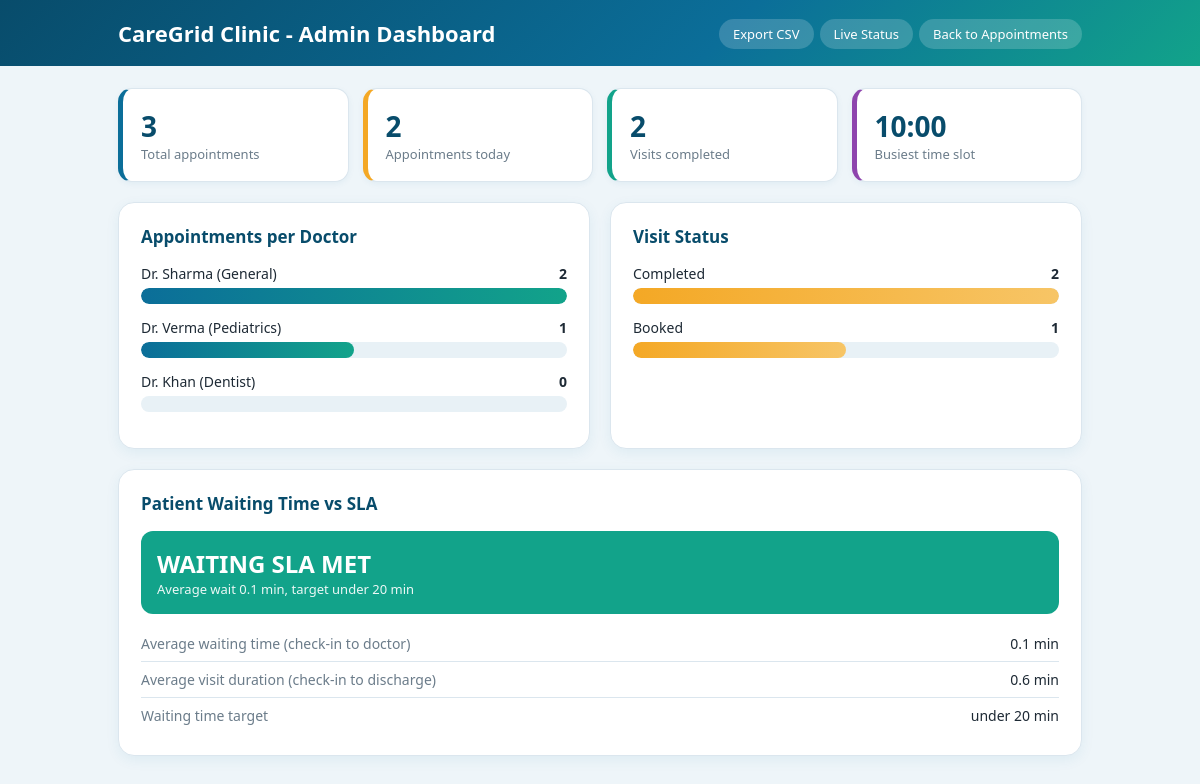
The page /admin on the database its author committed.
### tables this page shows
CREATE TABLE appointments (
                id INTEGER PRIMARY KEY AUTOINCREMENT,
                patient TEXT NOT NULL,
                phone TEXT NOT NULL,
                doctor TEXT NOT NULL,
                date TEXT NOT NULL,
                slot TEXT NOT NULL, status TEXT DEFAULT 'Booked', booked_at TEXT, checkin_at TEXT, consult_at TEXT, checkout_at TEXT, diagnosis TEXT, prescription TEXT, notes TEXT, followup TEXT,
                UNIQUE(doctor, date, slot)
            );

### app.py (the view)
@app.route("/admin")
def admin():
    with get_db() as conn:
        rows = conn.execute("SELECT * FROM appointments").fetchall()
    today = datetime.now(IST).strftime("%Y-%m-%d")
    by_doctor = Counter(r["doctor"] for r in rows)
    by_slot = Counter(r["slot"] for r in rows)
    by_status = Counter(r["status"] for r in rows)
    waits = [w for w in (minutes_between(r["checkin_at"], r["consult_at"]) for r in rows) if w is not None]
    visits = [v for v in (minutes_between(r["checkin_at"], r["checkout_at"]) for r in rows) if v is not None]
    stats = {
        "total": len(rows),
        "today": sum(1 for r in rows if r["date"] == today),
        "completed": by_status.get("Completed", 0),
        "avg_wait": round(sum(waits) / len(waits), 1) if waits else None,
        "avg_visit": round(sum(visits) / len(visits), 1) if visits else None,
        "busiest_slot": by_slot.most_common(1)[0][0] if by_slot else "-",
        "sla_wait_min": SLA_WAIT_MIN,
        "by_doctor": [(d, by_doctor.get(d, 0)) for d in DOCTORS],
        "by_status": list(by_status.items()),
    }
    return render_template("admin.html", s=stats)

### app.py (called while the page is built)
def minutes_between(a, b):
    if not a or not b:
        return None
    try:
        return round((datetime.strptime(b, FMT) - datetime.strptime(a, FMT)).total_seconds() / 60, 1)
    except ValueError:
        return None

def get_db():
    conn = sqlite3.connect(DB_PATH)
    conn.row_factory = sqlite3.Row
    return conn

@app.before_request
def _start_timer():
    g.t0 = time.time()

@app.after_request
def _record(resp):
    if request.endpoint not in ("api_metrics", "static"):
        METRICS["requests"] += 1
        METRICS["total_ms"] += (time.time() - g.t0) * 1000
        if resp.status_code >= 500:
            METRICS["errors"] += 1
    return resp

### templates/admin.html (shortened to what this page needs)
<!DOCTYPE html>
<html lang="en">
<head>
</head>
<body>
  <div class="top"><div class="wrap">
    <h1>CareGrid Clinic - Admin Dashboard</h1>
    <div><a href="/export.csv">Export CSV</a><a href="/status">Live Status</a><a href="/">Back to Appointments</a></div>
  </div></div>
  <div class="wrap">
    <div class="cards">
      <div class="card"><div class="num">{{ s.total }}</div><div class="lbl">Total appointments</div></div>
      <div class="card"><div class="num">{{ s.today }}</div><div class="lbl">Appointments today</div></div>
      <div class="card"><div class="num">{{ s.completed }}</div><div class="lbl">Visits completed</div></div>
      <div class="card"><div class="num">{{ s.busiest_slot }}</div><div class="lbl">Busiest time slot</div></div>
    </div>
    <div class="two">
      <div class="box">
        <h3>Appointments per Doctor</h3>
        {% set mx = (s.by_doctor|map(attribute=1)|max) or 1 %}
        {% for name, n in s.by_doctor %}
        <div class="bar-row">
          <div class="bar-top"><span>{{ name }}</span><b>{{ n }}</b></div>
          <div class="track"><div class="fill" data-w="{{ (n / mx * 100)|round|int }}"></div></div>
        </div>
        {% endfor %}
      </div>
      <div class="box">
        <h3>Visit Status</h3>
        {% if s.by_status %}
        {% set mx2 = (s.by_status|map(attribute=1)|max) or 1 %}
        {% for name, n in s.by_status %}
        <div class="bar-row">
          <div class="bar-top"><span>{{ name }}</span><b>{{ n }}</b></div>
          <div class="track"><div class="fill amber" data-w="{{ (n / mx2 * 100)|round|int }}"></div></div>
        </div>
        {% endfor %}
        {% else %}<div class="note">No appointments yet.</div>{% endif %}
      </div>
    </div>
    <div class="box">
      <h3>Patient Waiting Time vs SLA</h3>
      {% if s.avg_wait is none %}
        <div class="sla none"><div class="big">NO DATA YET</div><div class="sub">Complete at least one check-in and consultation to see waiting time.</div></div>
      {% elif s.avg_wait <= s.sla_wait_min %}
        <div class="sla"><div class="big">WAITING SLA MET</div><div class="sub">Average wait {{ s.avg_wait }} min, target under {{ s.sla_wait_min }} min</div></div>
      {% else %}
        <div class="sla bad"><div class="big">WAITING SLA BREACHED</div><div class="sub">Average wait {{ s.avg_wait }} min, target under {{ s.sla_wait_min }} min</div></div>
      {% endif %}
      <div class="row"><span>Average waiting time (check-in to doctor)</span><span>{{ s.avg_wait if s.avg_wait is not none else '-' }} min</span></div>
      <div class="row"><span>Average visit duration (check-in to discharge)</span><span>{{ s.avg_visit if s.avg_visit is not none else '-' }} min</span></div>
      <div class="row"><span>Waiting time target</span><span>under {{ s.sla_wait_min }} min</span></div>
    </div>
  </div>
</body>
</html>

### templates/admin.html (style rules this page uses)
:root { --primary:#0b6e99; --dark:#084c6b; --accent:#12a38a; --bg:#eef5f9; --muted:#6b7c8a; --border:#dbe6ee; }
* { box-sizing:border-box; }
body { margin:0; font-family:"Segoe UI",Tahoma,Arial,sans-serif; background:var(--bg); color:#1e2a35; }
.top { background:linear-gradient(135deg,var(--dark),var(--primary) 60%,var(--accent)); color:#fff; padding:18px 0; }
.wrap { max-width:1000px; margin:0 auto; padding:0 18px; }
.top .wrap { display:flex; justify-content:space-between; align-items:center; flex-wrap:wrap; gap:10px; }
.top h1 { margin:0; font-size:22px; }
.top a { color:#fff; font-size:13px; background:rgba(255,255,255,.18); padding:6px 14px; border-radius:20px; text-decoration:none; margin-left:6px; }
.cards { display:grid; grid-template-columns:repeat(4,1fr); gap:14px; margin:22px 0 20px; }
.card { background:#fff; border-radius:14px; padding:18px; border:1px solid var(--border); border-left:5px solid var(--primary); box-shadow:0 2px 6px rgba(11,110,153,.06); }
.card:nth-child(2) { border-left-color:#f4a825; }
.card:nth-child(3) { border-left-color:var(--accent); }
.card:nth-child(4) { border-left-color:#8e44ad; }
.num { font-size:28px; font-weight:700; color:var(--dark); }
.lbl { font-size:13px; color:var(--muted); }
.two { display:grid; grid-template-columns:repeat(2,1fr); gap:20px; }
.box { background:#fff; border-radius:16px; padding:22px; border:1px solid var(--border); margin-bottom:20px; box-shadow:0 4px 14px rgba(11,110,153,.07); }
.box h3 { margin:0 0 16px; color:var(--dark); font-size:17px; }
.bar-row { margin-bottom:14px; }
.bar-top { display:flex; justify-content:space-between; font-size:14px; margin-bottom:5px; }
.track { background:#e8f1f6; border-radius:8px; height:16px; overflow:hidden; }
.fill { height:100%; border-radius:8px; background:linear-gradient(90deg,var(--primary),var(--accent)); }
.fill.amber { background:linear-gradient(90deg,#f4a825,#f7c566); }
.sla { padding:16px; border-radius:12px; color:#fff; background:#12a38a; margin-bottom:12px; }
.sla .big { font-size:24px; font-weight:800; }
.sla .sub { font-size:13px; opacity:.92; }
.row { display:flex; justify-content:space-between; padding:8px 0; border-bottom:1px solid var(--border); font-size:14px; }
.row:last-child { border:none; }
.row span:first-child { color:var(--muted); }

### rows shown on the page
appointments: busiest_slot "10:00", doctor "Dr. Sharma (General)", id "2", status "Completed"
appointments: status "Booked", n "1"

### other values the page prints
{{ s.total }} "3"
{{ s.today }} "2"
{{ s.completed }} "2"
{{ name }} "Dr. Verma (Pediatrics)" "Dr. Khan (Dentist)"
{{ n }} "1" "0"
{{ s.avg_wait }} "0.1"
{{ s.sla_wait_min }} "20"
{{ s.avg_wait if s.avg_wait is not none else '-' }} "0.1"
{{ s.avg_visit if s.avg_visit is not none else '-' }} "0.6"
